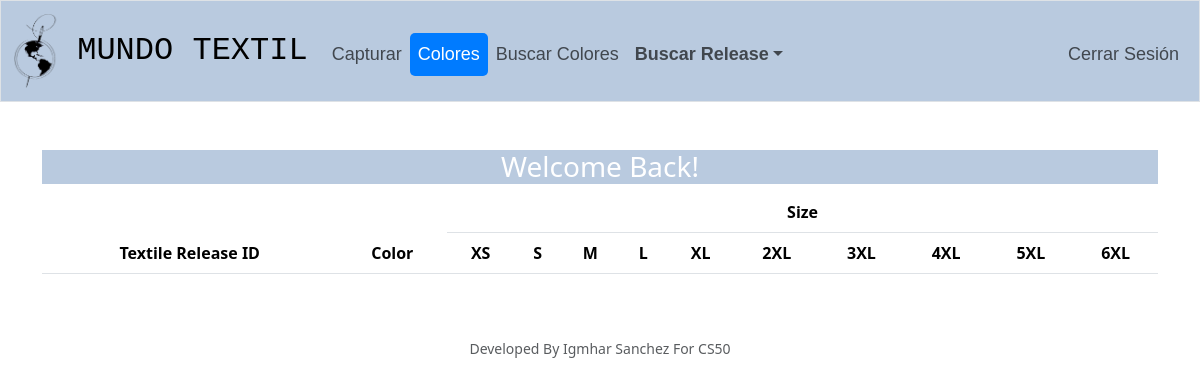
The app's page /colors (signed in), older data.
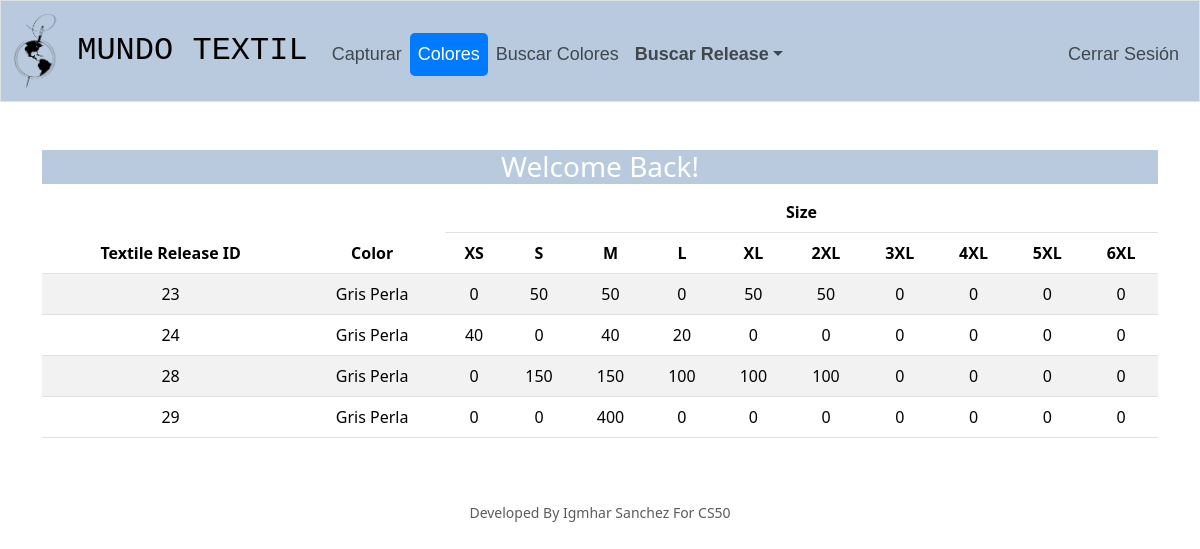
The same page, newer data.
### tables this page shows
CREATE TABLE color_quantities (
    id INTEGER PRIMARY KEY AUTOINCREMENT NOT NULL,
    textile_release_id INTEGER,
    color TEXT,
    size TEXT,
    total_quantity INTEGER,
    FOREIGN KEY (textile_release_id) REFERENCES textile_releases(id)
);

### app.py (the view)
@app.route("/colors", methods=["GET", "POST"])
@login_required
def colors():
    color_quantities = db.execute("SELECT textile_release_id, color, size, total_quantity FROM color_quantities")
    color_quantity_dict = {}
    for row in color_quantities:
        textile_release_id = row['textile_release_id']
        color = row['color']
        size = row['size']
        quantity = row['total_quantity']
        if textile_release_id not in color_quantity_dict:
            color_quantity_dict[textile_release_id] = {}
        if color not in color_quantity_dict[textile_release_id]:
            color_quantity_dict[textile_release_id][color] = {}
        color_quantity_dict[textile_release_id][color][size] = quantity
    return render_template("colors.html", color_quantities=color_quantity_dict)

### app.py (called while the page is built)
@app.after_request
def after_request(response):
    response.headers["Cache-Control"] = "no-cache, no-store, must-revalidate"
    response.headers["Expires"] = 0
    response.headers["Pragma"] = "no-cache"
    return response

### helpers.py (called while the page is built)
def login_required(f):
    @wraps(f)
    def decorated_function(*args, **kwargs):
        if session.get("user_id") is None:
            return redirect("/login")
        return f(*args, **kwargs)
    return decorated_function

### templates/colors.html (shortened to what this page needs)
{% extends "layout.html" %}
{% block main %}
    <div class="bg-custom">
        <h3 style="color: white">Welcome Back!</h3>
    </div>
    <table class="table table-striped" >
        <thead class = "Rosa">
            <tr>
                <th rowspan="2">Textile Release ID</th>
                <th rowspan="2">Color</th>
                <th colspan="10">Size</th>
            </tr>
            <tr>
                <th>XS</th>
                <th>S</th>
                <th>M</th>
                <th>L</th>
                <th>XL</th>
                <th>2XL</th>
                <th>3XL</th>
                <th>4XL</th>
                <th>5XL</th>
                <th>6XL</th>
            </tr>
        </thead>
        <tbody >
            {% for textile_release_id, color_sizes in color_quantities.items() %}
                {% for color, sizes in color_sizes.items() %}
                    <tr class="{{ color|replace(' ', '_') }}">
                        {% if loop.first %}
                            <td rowspan="{{ color_sizes|length }}">{{ textile_release_id }}</td>
                        {% endif %}
                        <td>{{ color }}</td>
                        {% for size in ['XS', 'S', 'M', 'L', 'XL', '2XL', '3XL', '4XL', '5XL', '6XL'] %}
                            <td>{{ sizes.get(size, 0) }}</td>
                        {% endfor %}
                    </tr>
                {% endfor %}
            {% endfor %}
        </tbody>
    </table>
{% endblock %}

### templates/layout.html (shortened to what this page needs)
<!DOCTYPE html>
<html lang="en">
    <head>
        <link href="https://cdn.jsdelivr.net/npm/bootstrap@5.3.2/dist/css/bootstrap.min.css" rel="stylesheet">
        <link href="/static/styles.css" rel="stylesheet">
    </head>
    <body>
        <nav class="bg-custom border navbar navbar-expand-md navbar-light">
            <div class="container-fluid">
                <a class="navbar-brand" href="/">
                    <img src="/static/MundoTextil-removebg-preview.png" width="45" alt="" class="d-inline-block align-middle mr-2">
                    <span >MUNDO TEXTIL</span>
                </a>
                <div class="collapse navbar-collapse" id="navbar">
                    {% if session["user_id"] %}
                        <ul class="navbar-nav me-auto mt-2">
                            <li class="nav-item {% if request.path == '/release' %}active{% endif %}">
                                <a class="nav-link" href="/release">Capturar</a>
                            </li>
                            <li class="nav-item {% if request.path == '/colors' %}active{% endif %}">
                                <a class="nav-link" href="/colors">Colores</a>
                            </li>
                            <li class="nav-item {% if request.path == '/search_colors' %}active{% endif %}">
                                <a class="nav-link" href="/search_colors">Buscar Colores</a>
                            </li>
                            <li class="nav-item dropdown {% if request.path in ['/search_date', '/search_name', '/search_id'] %}active{% endif %}">
                                <a class="nav-link dropdown-toggle" data-bs-toggle="dropdown" role="button" aria-haspopup="true" aria-expanded="false"><strong>Buscar Release</strong></a>
                            </li>
                        </ul>
                        <ul class="navbar-nav ms-auto mt-2">
                            <li class="nav-item"><a class="nav-link" href="/logout">Cerrar Sesión</a></li>
                        </ul>
                    {% else %}
                        <ul class="navbar-nav ms-auto mt-2">
                            <li class="nav-item"><a class="nav-link" href="/register">Registrarse</a></li>
                            <li class="nav-item"><a class="nav-link" href="/login">Acceder</a></li>
                        </ul>
                    {% endif %}
                </div>
            </div>
        </nav>
        <main class="container py-5 text-center">
            {% block main %}{% endblock %}
        </main>
        <footer class="mb-5 small text-center text-muted">
            Developed By Igmhar Sanchez For CS50
        </footer>
    </body>
</html>

### static/styles.css (style rules this page uses)
nav .navbar-brand { font-size: xx-large; font-family: 'Verdana', Monospace; }
nav .navbar-nav .nav-item .nav-link { font-size: large; font-family: 'Arial', sans-serif; }
.navbar-nav .nav-item.active > .nav-link { color: #ffffff; background-color: #007bff; border-radius: 5px; }
.bg-custom { background-color: #b9cadf; }
.Rosa { background-color: rgb(243, 132, 160); }

Row changes from the older to the newer data that the page shows:
added color_quantities: textile_release "23", color "Gris Perla", get "0" "50" "50" "0" "50" "50" "0" "0" "0" "0"
added color_quantities: textile_release "24", color "Gris Perla", get "40" "0" "40" "20" "0" "0" "0" "0" "0" "0"
added color_quantities: textile_release "28", color "Gris Perla", get "0" "150" "150" "100" "100" "100" "0" "0" "0" "0"
added color_quantities: textile_release "29", color "Gris Perla", get "0" "0" "400" "0" "0" "0" "0" "0" "0" "0"
